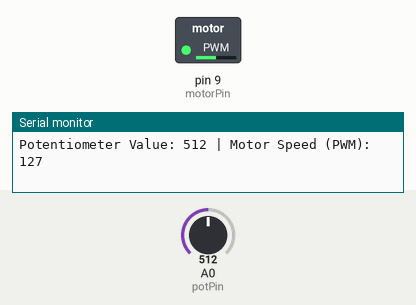
Simulated run of this sketch. Board: Arduino Uno, built with avr-gcc and run on an emulated ATmega328P. On the bench: switched loads named in the sketch (green lamp = pin HIGH), the last lines printed to the serial monitor. The test bench sets the inputs (shaded band); at power-on: A0 (potPin) = 512.

Above: at 1.2 s.
1.3 s: A0 (potPin) set to 416
At 2.2 s:
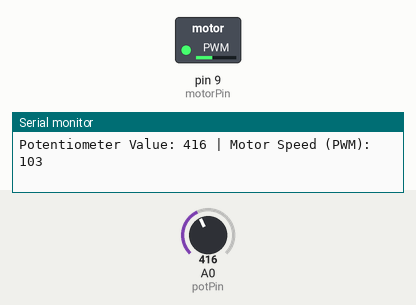
4.3 s: A0 (potPin) set to 387
At 5.3 s:
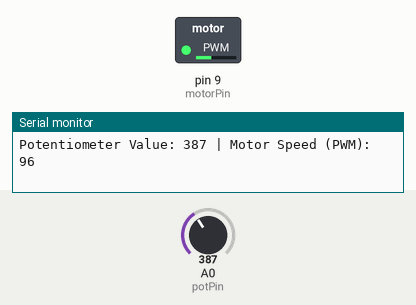
7.3 s: A0 (potPin) set to 716
At 8.2 s:
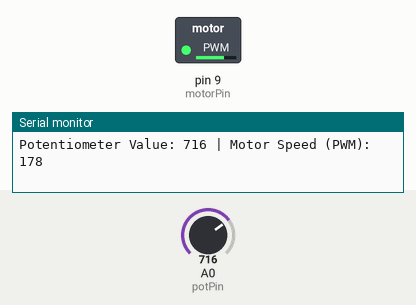
8.8 s: A0 (potPin) set to 984
At 10.0 s:
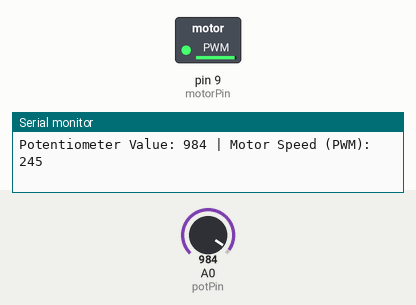
10.3 s: A0 (potPin) set to 1008
At 10.6 s:
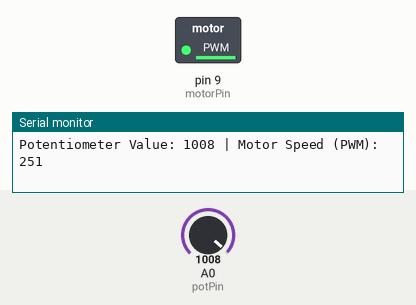
13.3 s: A0 (potPin) set to 122
At 13.9 s:
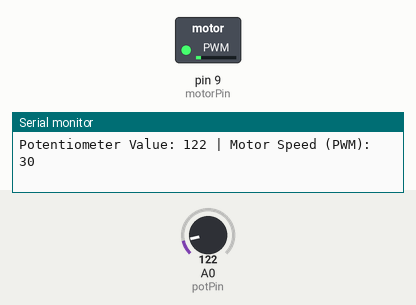
Timing chart, 0 to 15.8 s (numbered marks = the images above; inputs shaded):
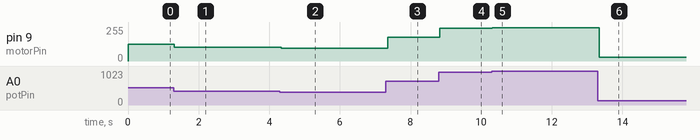

The sketch:

sketch_dec19a_motordc.ino
```cpp
// Pin konfigurasi
const int potPin = A0;    // Pin untuk potensiometer
const int motorPin = 9;   // Pin PWM untuk kontrol motor

int potValue = 0;         // Menyimpan nilai potensiometer
int motorSpeed = 0;       // Menyimpan nilai PWM untuk motor

void setup() {
  pinMode(motorPin, OUTPUT);  // Pin motor sebagai OUTPUT
  Serial.begin(9600);         // Untuk monitoring nilai potensiometer
}

void loop() {
  // Membaca nilai potensiometer (0-1023)
  potValue = analogRead(potPin);

  // Mengonversi nilai potensiometer ke nilai PWM (0-255)
  motorSpeed = map(potValue, 0, 1023, 0, 255);

  // Mengirimkan nilai PWM ke motor
  analogWrite(motorPin, motorSpeed);

  // Monitoring nilai di Serial Monitor
  Serial.print("Potentiometer Value: ");
  Serial.print(potValue);
  Serial.print(" | Motor Speed (PWM): ");
  Serial.println(motorSpeed);

  delay(50);  // Delay untuk stabilitas pembacaan
}
```

Measured:
- after the input at 1.3 s, pin 9 (motorPin): 127/255 → 103/255 at once
- after the input at 4.3 s, pin 9 (motorPin): 103/255 → 96/255 at once
- after the input at 7.3 s, pin 9 (motorPin): 96/255 → 178/255 after 0.05 s
- after the input at 8.8 s, pin 9 (motorPin): 178/255 → 245/255 at once
- after the input at 10.3 s, pin 9 (motorPin): 245/255 → 251/255 at once
- after the input at 13.3 s, pin 9 (motorPin): 251/255 → 30/255 after 0.05 s
